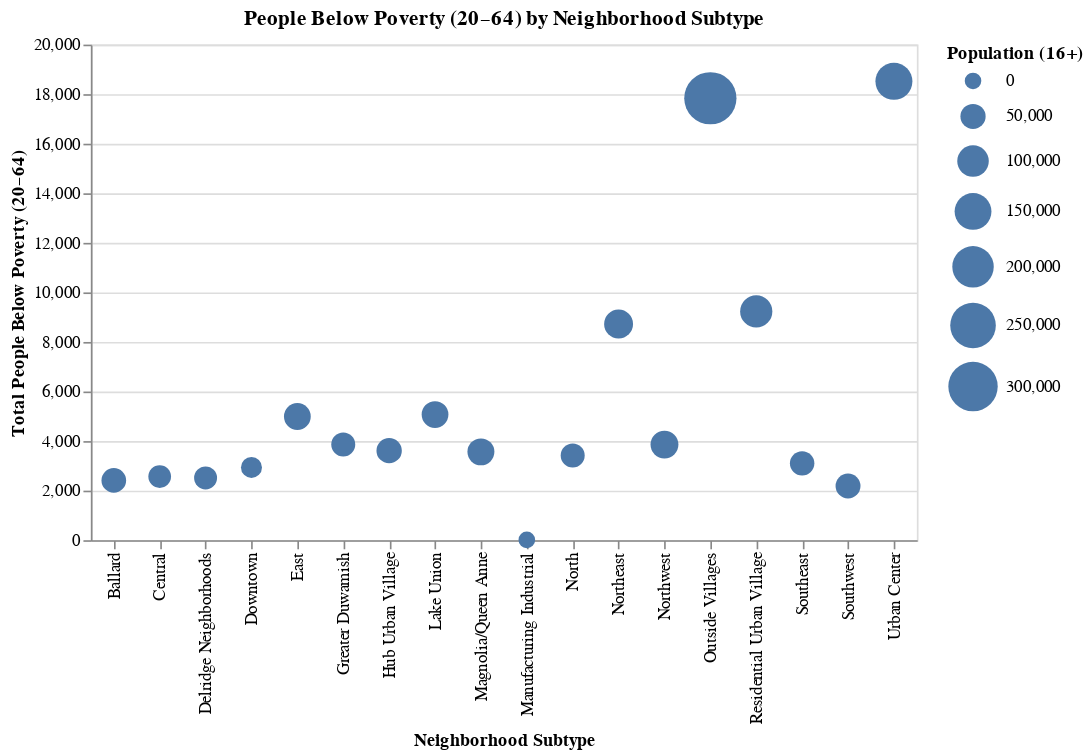

The cell this chart's notebook holds for it:
### Markdown cell above
This grouped bar chart compares the number of married and single-parent families living below the poverty line across different Seattle neighborhood subtypes.

### Code cell
chart7 = (
    alt.Chart(poverty_data)
    .mark_circle()
    .encode(
        x=alt.X("Neighborhood Subtype:N", title="Neighborhood Subtype"),
        y=alt.Y("sum(Pop 20–64 Below Poverty):Q", title="Total People Below Poverty (20–64)"),
        size=alt.Size("sum(Population (16+)):Q", title="Population (16+)", scale=alt.Scale(range=[100, 1000])),
        tooltip=["Neighborhood Subtype", alt.Tooltip("sum(Pop 20–64 Below Poverty):Q", title="People Below Poverty")]
    )
    .properties(title="People Below Poverty (20–64) by Neighborhood Subtype", width=500)
)
chart7
